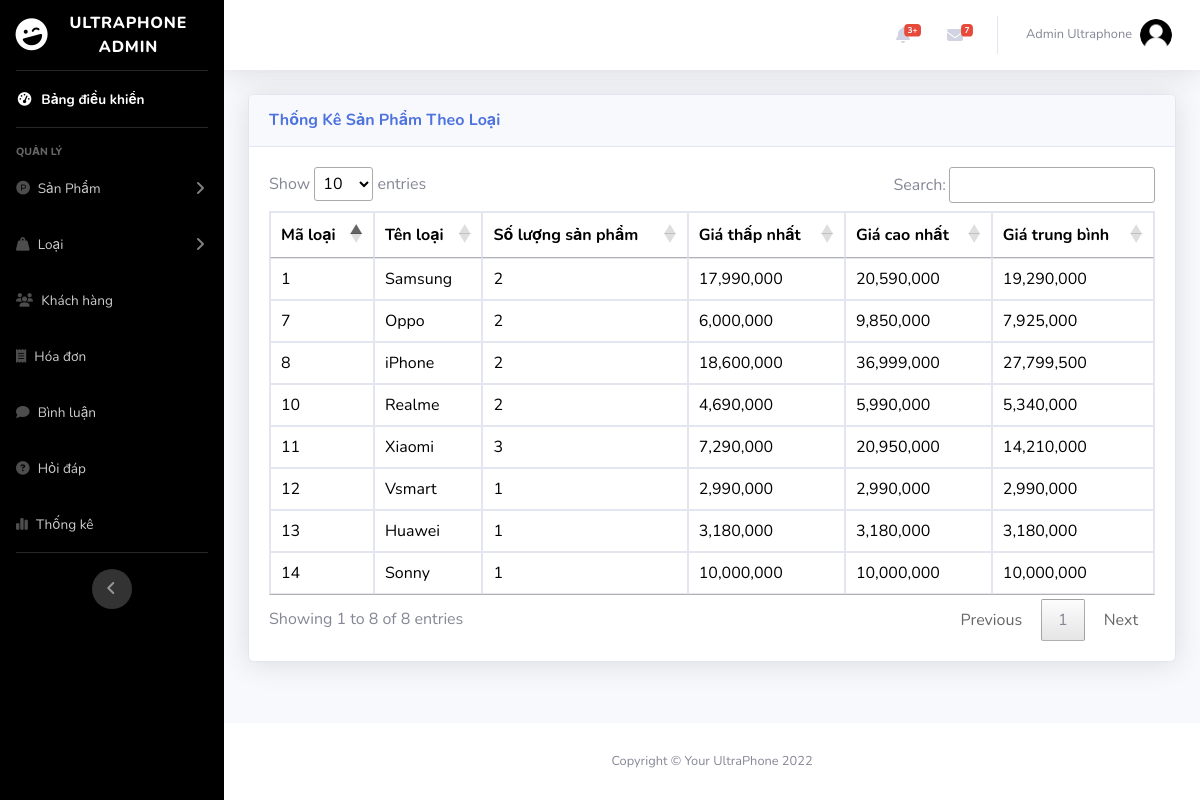
/admin/index.php?act=list_statis (signed in), run on the app's committed database.
### tables this page shows
CREATE TABLE `category` (
  `id_cate` int(11) NOT NULL,
  `name_cate` varchar(255) NOT NULL
);

### admin/controller/controller.php (called while the page is built)
<?php
function render($path, $data = [])
{
    extract($data);
    $view = "view/" . $path . ".php";
    include_once $view;
}

### admin/model/pdo.php (called while the page is built, shortened)
<?php
function pdo_get_connection(){
    $dburl = "mysql:host=127.0.0.1;dbname=ultraphone;charset=utf8";
    $username = 'root';
    $password = '';
    $conn = new PDO($dburl, $username, $password);
    $conn->setAttribute(PDO::ATTR_ERRMODE, PDO::ERRMODE_EXCEPTION);
    return $conn;
}
function pdo_query($sql){
    $sql_args = array_slice(func_get_args(), 1);
    try{
        $conn = pdo_get_connection();
        $stmt = $conn->prepare($sql);
        $stmt->execute($sql_args);
        $rows = $stmt->fetchAll();
        return $rows;
    }
    catch(PDOException $e){
        throw $e;
    }
    finally{
        unset($conn);
    }
}

### admin/model/thongke.php (called while the page is built, shortened)
<?php
function loadall_statis()
{
    $sql = "SELECT c.id_cate as idcate, c.name_cate as namecate, count(p.id_pro) as pro_quantity, min(p.price) as min_price, max(p.price) as max_price, avg(p.price) as avg_price";
    $sql .= " FROM product p LEFT JOIN category c ON c.id_cate = p.idcate";
    $sql .= " GROUP BY c.id_cate ORDER BY c.id_cate DESC";
    $liststatis = pdo_query($sql);
    return $liststatis;
}

### admin/view/list_statistic.php (the view, shortened to what this page needs)
<?php include_once "header.php" ?>
<body id="page-top">
    <div id="wrapper">
        <?php include_once "nav.php" ?>
        <div class="container-fluid">
            <div class="card shadow mb-4">
                <div class="card-header py-3">
                    <h6 class="m-0 font-weight-bold text-primary">Thống Kê Sản Phẩm Theo Loại</h6>
                </div>
                <div class="card-body">
                    <div class="table-responsive">
                        <table class="table table-bordered" id="dataTable" width="100%" cellspacing="0">
                            <thead>
                                <tr>
                                    <th>Mã loại</th>
                                    <th>Tên loại</th>
                                    <th>Số lượng sản phẩm</th>
                                    <th>Giá thấp nhất</th>
                                    <th>Giá cao nhất</th>
                                    <th>Giá trung bình</th>
                                </tr>
                            </thead>
                            <tbody>
                                <?php foreach ($liststatis as $statis) : extract($statis); ?>
                                    <tr>
                                        <td><?= $idcate ?></td>
                                        <td><?= $namecate ?></td>
                                        <td><?= $pro_quantity ?></td>
                                        <td><?= number_format($min_price) ?></td>
                                        <td><?= number_format($max_price) ?></td>
                                        <td><?= number_format($avg_price) ?></td>
                                    </tr>
                                <?php endforeach ?>
                            </tbody>
                        </table>
                    </div>
                </div>
            </div>
        </div>
    </div>
    <?php include_once "footer.php" ?>

### data on the page
category: id_cate "14", name_cate "Sonny", pro_quantity "1", min_price "10,000,000", max_price "10,000,000", avg_price "10,000,000"
category: id_cate "13", name_cate "Huawei", pro_quantity "1", min_price "3,180,000", max_price "3,180,000", avg_price "3,180,000"
category: id_cate "12", name_cate "Vsmart", pro_quantity "1", min_price "2,990,000", max_price "2,990,000", avg_price "2,990,000"
category: id_cate "11", name_cate "Xiaomi", pro_quantity "3", min_price "7,290,000", max_price "20,950,000", avg_price "14,210,000"
category: id_cate "10", name_cate "Realme", pro_quantity "2", min_price "4,690,000", max_price "5,990,000", avg_price "5,340,000"
category: id_cate "8", name_cate "iPhone", pro_quantity "2", min_price "18,600,000", max_price "36,999,000", avg_price "27,799,500"
category: id_cate "7", name_cate "Oppo", pro_quantity "2", min_price "6,000,000", max_price "9,850,000", avg_price "7,925,000"
category: id_cate "1", name_cate "Samsung", pro_quantity "2", min_price "17,990,000", max_price "20,590,000", avg_price "19,290,000"

### other printed values
$_SESSION['admin']['full_name'] "Admin Ultraphone"
